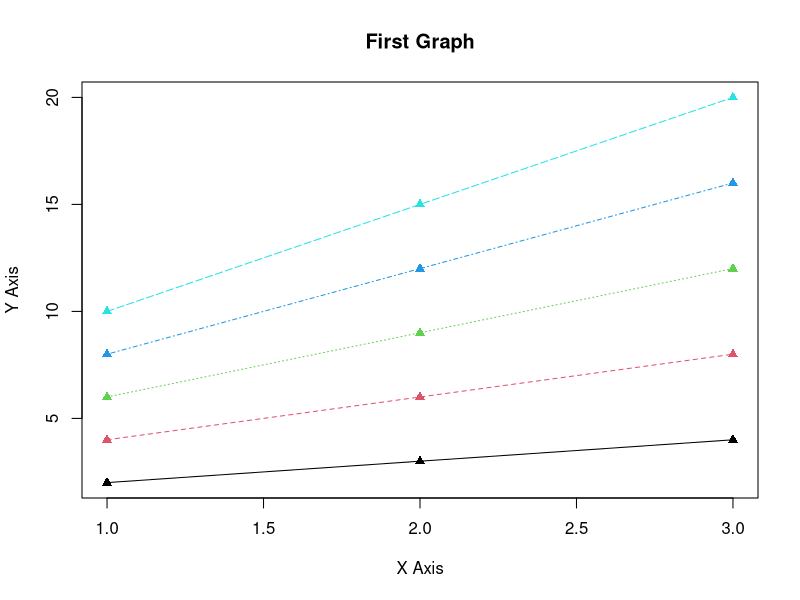
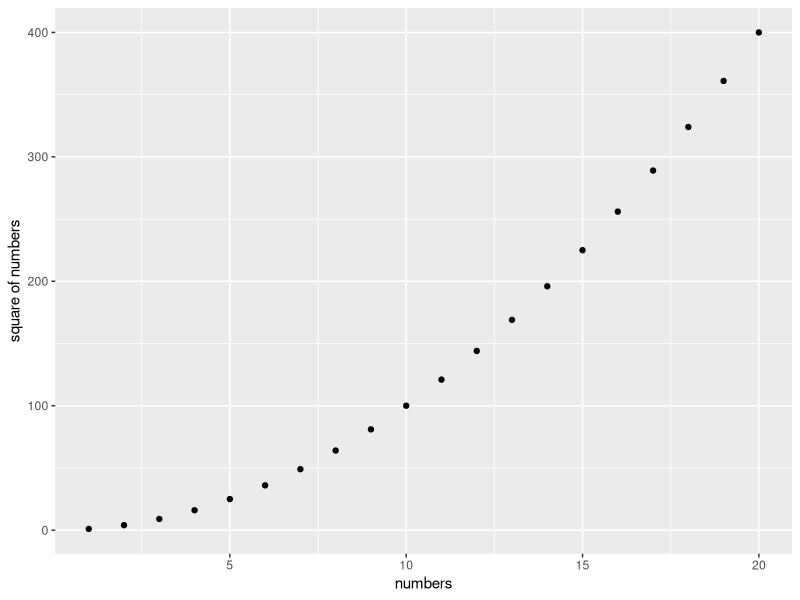
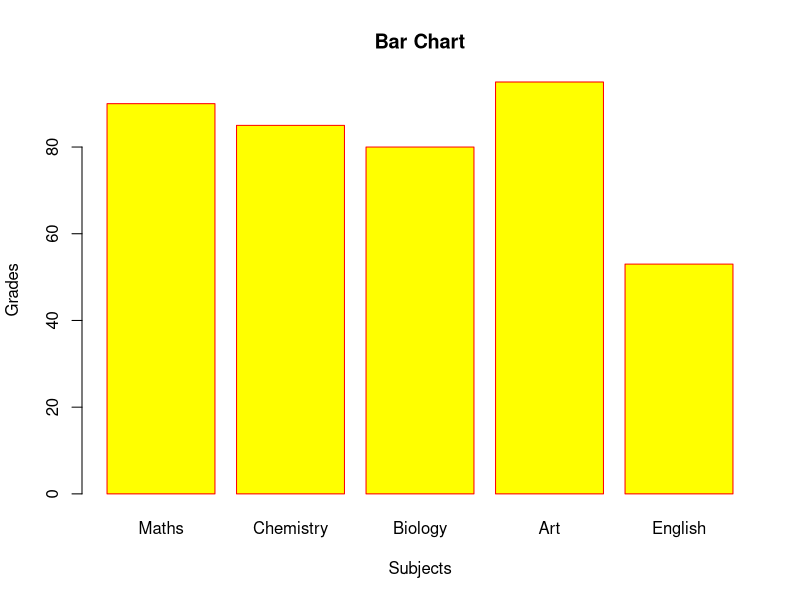

Write R code to recreate these figures, in order.

# Matrix

a <- c(2,4,6,8,10)
b <- c(3,6,9,12,15)
c <- c(4,8,12,16,20)

newMatrix <- rbind(a,b,c)
print(newMatrix)


matplot (newMatrix, main="First Graph", xlab = "X Axis", ylab = "Y Axis", type = "o", pch = 17)


# Dataframes

Name <- c("Tracey", "Karen", "Charmaine", "Mark", "Joshua")
Age <- c(58, 59, 54, 52, 38)
Role <- c("Analyst", "Manager", "Accountant", "Programmer", "Apprentice")
YearsOfService <- c(15, 20, 12, 8, 2)

frame <- data.frame(Name, Age, Role, YearsOfService)
print(frame)


install.packages("ggplot2")
library("ggplot2")


# Use ggplot

x <- c(1:20)
print(x)
y <- x^2
print(y)

qplot(x, y, xlab = "numbers", ylab = "square of numbers")



# Bar chart

subjects <- c("Maths", "Chemistry", "Biology", "Art", "English")
grades <- c(90, 85, 80, 95, 53)

barplot(grades, names.arg=subjects, main="Bar Chart", xlab="Subjects", ylab="Grades", col="yellow", border="red")



# Input from user
name <- readline("Enter your name:- ")
age <- readline("Enter your age:- ")
display <- paste("Hi", name, "you do not look like", age,"!!!")
print(display)



# Create a sequence find the mean and the sum
sequ <- c(20:50)
print(sequ)
mean <- mean(sequ)
sum <- sum(sequ)
statem <- paste("the mean of the numbers is", mean, "the sum of the numbers is", sum)
print(statem)


# show random numbers

data <- c(-50:50)
print("10 Random numbers between -50 and 50")
sample(x=data, size=10)
